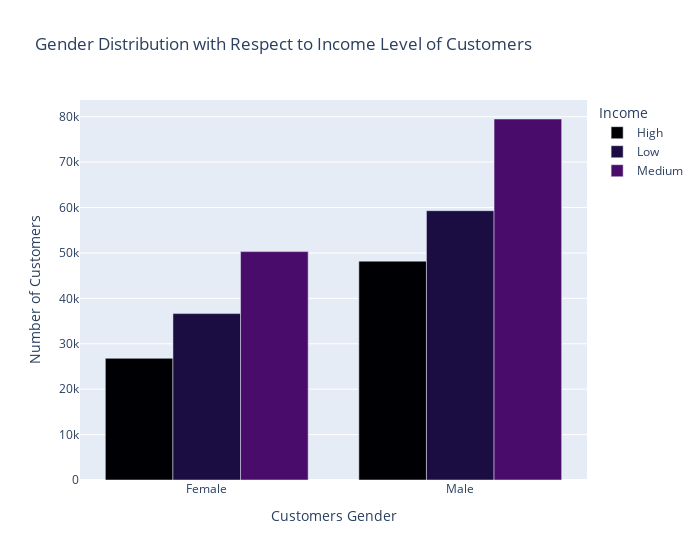

The notebook cell saved with this chart:
### Code cell
fig = px.bar(data_frame=df_new.groupby(['Gender','Income']).size().reset_index(name='Count'),
        x='Gender', y='Count', color='Income', barmode='group', title='Gender Distribution with Respect to Income Level of Customers',
        labels={'Gender':'Customers Gender', 'Count':'Number of Customers'}, width=700,
        color_discrete_sequence=px.colors.sequential.Inferno
        )
fig.show()

### Figure 1 — Plotly figure (JSON) as saved in the notebook; plotly's stock layout.template omitted (floating-point values rounded to 4 significant figures)
{"data": [{"alignmentgroup": "True", "hovertemplate": "Income=High<br>Customers Gender=%{x}<br>Number of Customers=%{y}<extra></extra>", "legendgroup": "High", "marker": {"color": "#000004", "pattern": {"shape": ""}}, "name": "High", "offsetgroup": "High", "orientation": "v", "showlegend": true, "textposition": "auto", "type": "bar", "x": ["Female", "Male"], "xaxis": "x", "y": [26792, 48192], "yaxis": "y"}, {"alignmentgroup": "True", "hovertemplate": "Income=Low<br>Customers Gender=%{x}<br>Number of Customers=%{y}<extra></extra>", "legendgroup": "Low", "marker": {"color": "#1b0c41", "pattern": {"shape": ""}}, "name": "Low", "offsetgroup": "Low", "orientation": "v", "showlegend": true, "textposition": "auto", "type": "bar", "x": ["Female", "Male"], "xaxis": "x", "y": [36641, 59298], "yaxis": "y"}, {"alignmentgroup": "True", "hovertemplate": "Income=Medium<br>Customers Gender=%{x}<br>Number of Customers=%{y}<extra></extra>", "legendgroup": "Medium", "marker": {"color": "#4a0c6b", "pattern": {"shape": ""}}, "name": "Medium", "offsetgroup": "Medium", "orientation": "v", "showlegend": true, "textposition": "auto", "type": "bar", "x": ["Female", "Male"], "xaxis": "x", "y": [50291, 79493], "yaxis": "y"}], "layout": {"barmode": "group", "legend": {"title": {"text": "Income"}, "tracegroupgap": 0}, "title": {"text": "Gender Distribution with Respect to Income Level of Customers"}, "width": 700, "xaxis": {"anchor": "y", "domain": [0, 1], "title": {"text": "Customers Gender"}}, "yaxis": {"anchor": "x", "domain": [0, 1], "title": {"text": "Number of Customers"}}}}
